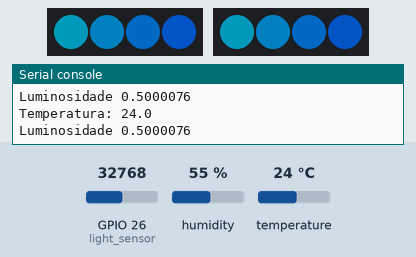
Recording of a program running on a simulated ESP32 board running MicroPython. Shown: 2 × 4 RGB LEDs in strip order, left to right, the last lines printed to the serial console. The inputs (shaded band) are chosen by the test bench; at power-on: temperature 24 °C, GPIO 26 (light_sensor) = 32768, humidity 55 % (analog values on the 0–65535 scale). Dim RGB values are drawn brighter than linear.

Above: at 1.2 s.
1.3 s: temperature set to 28.5 °C
4.6 s: temperature set to 29.5 °C
At 5.63 s:
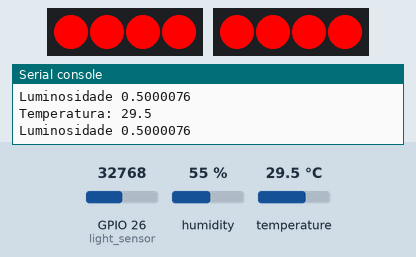
7.9 s: GPIO 26 (light_sensor) set to 45874
At 9.72 s:
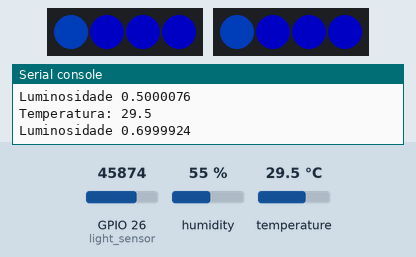
11.2 s: GPIO 26 (light_sensor) set to 57670
At 14.66 s:
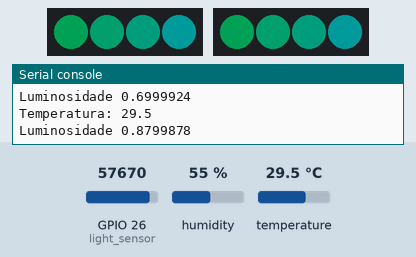
Timing chart, 0 to 15.5 s (numbered marks = the images above; inputs shaded):
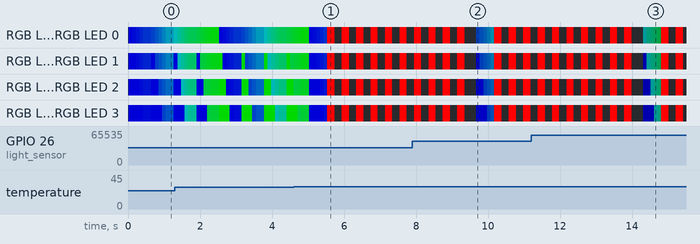

Measured:
- the behaviour switches between 29 and 29.1 °C on temperature (found by bisection; images 0 and 1)

The program:

led_temp_luz_final.py
```python
# Código completo atualizado com o efeito de retrocesso gradual entre azul e verde

import machine
import neopixel
import time
import dht

# Configurações dos LEDs
LED_PIN_1 = 18
LED_PIN_2 = 19
NUM_LEDS = 4  # Número de LEDs por fita (assumindo o mesmo para ambas)
np1 = neopixel.NeoPixel(machine.Pin(LED_PIN_1), NUM_LEDS)
np2 = neopixel.NeoPixel(machine.Pin(LED_PIN_2), NUM_LEDS)

# Função para calcular uma cor gradualmente entre duas cores
def interpolate_color(color1, color2, step, total_steps):
    return tuple(
        int(color1[i] + (color2[i] - color1[i]) * (step / total_steps)) for i in range(3)
    )

# Padrão de cores: Azul e Verde
COLOR_BLUE = (0, 0, 255)
COLOR_GREEN = (0, 255, 0)

# Configurações dos sensores
TEMP_SENSOR_PIN = 4  # GPIO do DHT22
LIGHT_SENSOR_PIN = 26  # GPIO do sensor de luminosidade
dht_sensor = dht.DHT22(machine.Pin(TEMP_SENSOR_PIN))
light_sensor = machine.ADC(machine.Pin(LIGHT_SENSOR_PIN))

# Função para exibir uma cor sólida em uma fita
def solid_color(np, num_leds, color, brightness=1.0):
    adjusted_color = tuple(int(c * brightness) for c in color)
    for i in range(num_leds):
        np[i] = adjusted_color
    np.write()

# Função para piscar os LEDs simultaneamente
def blink(np1, np2, num_leds1, num_leds2, color, brightness=1.0, times=10, delay_ms=200):
    for _ in range(times):
        # Liga ambas as fitas
        solid_color(np1, num_leds1, color, brightness)
        solid_color(np2, num_leds2, color, brightness)
        time.sleep_ms(delay_ms)
        # Apaga ambas as fitas
        solid_color(np1, num_leds1, (0, 0, 0))
        solid_color(np2, num_leds2, (0, 0, 0))
        time.sleep_ms(delay_ms)

# Função auxiliar para limitar valores entre 0 e 1
def clamp(value, min_value=0, max_value=1):
    return max(min(value, max_value), min_value)

# Função para ler o DHT22 com tentativas
def read_dht_sensor(dht_sensor, retries=3):
    for attempt in range(retries):
        try:
            dht_sensor.measure()
            temperature = dht_sensor.temperature()
            return temperature
        except Exception as e:
            if attempt >= 2:
                print(f"Tentativa {attempt + 1} falhou ao ler o DHT22: {e}")
            time.sleep(1)  # Pequeno atraso antes de nova tentativa
    print("Erro persistente ao ler o DHT22.")
    return None  # Retorna None em caso de falha

# Função para ler o sensor de luminosidade com tentativas
def read_light_sensor(light_sensor, retries=3):
    for attempt in range(retries):
        try:
            light_raw = light_sensor.read_u16()
            light_level = light_raw / 65535  # Normaliza para 0.0 a 1.0
            return light_level
        except Exception as e:
            if attempt >= 2:
                print(f"Tentativa {attempt + 1} falhou ao ler o sensor de luminosidade: {e}")
            time.sleep(1)  # Pequeno atraso antes de nova tentativa
    print("Erro persistente ao ler o sensor de luminosidade.")
    return None  # Retorna None em caso de falha

# Loop principal
step_counter = 0
total_steps = 20  # Quantidade de passos na transição gradual
current_color = COLOR_BLUE
while True:
    try:
        # Lê temperatura do DHT22 com tentativas
        temperature = read_dht_sensor(dht_sensor)
        print("Temperatura:", temperature)
        # Lê luminosidade (normalizada entre 0.0 e 1.0)
        light_level = read_light_sensor(light_sensor)
        print("Luminosidade", light_level)

        if temperature is not None and light_level is not None:
            # Controle de luminosidade
            brightness = 1.0 - 0.9*light_level  # Mais escuro => LEDs mais fortes
            brightness = clamp(brightness)

            # Efeito de fila alternando entre azul e verde

            led_states = [current_color] * NUM_LEDS  # Estado inicial da fila (azul)
            for step in range(step_counter, step_counter+5):
                transition_color = interpolate_color(COLOR_BLUE, COLOR_GREEN, step, total_steps)

                # Move a "fila" uma posição para frente
                led_states = [transition_color] + led_states[:-1]

                # Atualiza os LEDs das duas fitas
                for i in range(NUM_LEDS):
                    np1[i] = tuple(int(c * brightness) for c in led_states[i])
                    np2[i] = tuple(int(c * brightness) for c in led_states[i])
                np1.write()
                np2.write()

                time.sleep(0.1)

            step_counter += 5
            if step_counter >= total_steps:
                step_counter = 0  # Reiniciar para manter a transição contínua
                # Alternar cores ao chegar no fim da transição
                if current_color == COLOR_BLUE:
                    current_color = COLOR_GREEN
                else:
                    current_color = COLOR_BLUE

            # Controle de temperatura: pisca vermelho se > 25°C
            if temperature > 29:
                blink(np1, np2, NUM_LEDS, NUM_LEDS, (255, 0, 0), brightness=1.0)
                #time.sleep(1)

            elif light_level < 0.5:  # Baixa luminosidade
                blink(np1, np2, NUM_LEDS, NUM_LEDS, (255, 255, 255), brightness=1.0)
                #time.sleep(1)

        # Aguarda antes de repetir
        time.sleep(0.1)

    except Exception as e:
        print("Erro ao ler sensores:", e)
        time.sleep(2)
```
